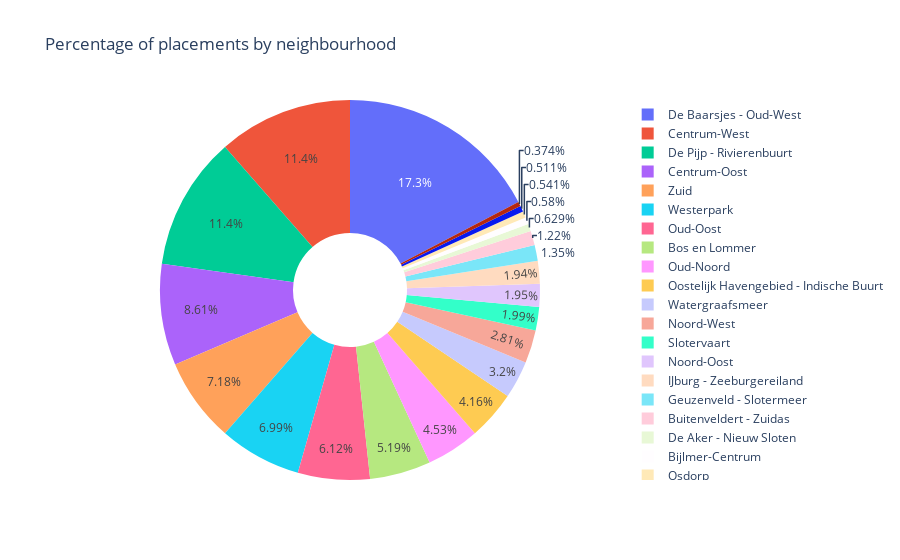

Source (notebook cell):
### Code cell
fig = px.pie(
    data_frame = nei_counts_d,
    names='neighbourhood_cleansed',
    values='count',
    title='Percentage of placements by neighbourhood',
    hole=0.3 
)

pio.write_image(fig, "occupancy_pie.png")
Image(filename="occupancy_pie.png")

fig.show()

### Figure 1 — Plotly figure (JSON) as saved in the notebook; plotly's stock layout.template omitted (floating-point values rounded to 4 significant figures)
{"data": [{"domain": {"x": [0, 1], "y": [0, 1]}, "hole": 0.3, "hovertemplate": "neighbourhood_cleansed=%{label}<br>count=%{value}<extra></extra>", "labels": ["Bijlmer-Centrum", "Bijlmer-Oost", "Bos en Lommer", "Buitenveldert - Zuidas", "Centrum-Oost", "Centrum-West", "De Aker - Nieuw Sloten", "De Baarsjes - Oud-West", "De Pijp - Rivierenbuurt", "Gaasperdam - Driemond", "Geuzenveld - Slotermeer", "IJburg - Zeeburgereiland", "Noord-Oost", "Noord-West", "Oostelijk Havengebied - Indische Buurt", "Osdorp", "Oud-Noord", "Oud-Oost", "Slotervaart", "Watergraafsmeer", "Westerpark", "Zuid"], "legendgroup": "", "name": "", "showlegend": true, "type": "pie", "values": [59, 38, 528, 124, 875, 1162, 64, 1763, 1156, 52, 137, 197, 198, 286, 423, 55, 461, 622, 202, 325, 711, 730]}], "layout": {"legend": {"tracegroupgap": 0}, "title": {"text": "Percentage of placements by neighbourhood"}}}
